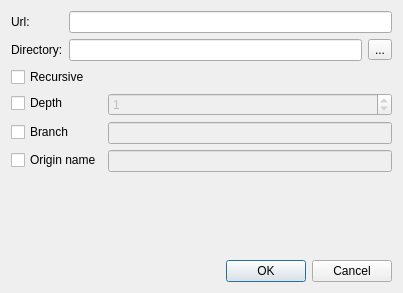
<?xml version="1.0" encoding="UTF-8"?>
<ui version="4.0">
 <class>CloneDialog</class>
 <widget class="QDialog" name="CloneDialog">
  <property name="geometry">
   <rect>
    <x>0</x>
    <y>0</y>
    <width>403</width>
    <height>293</height>
   </rect>
  </property>
  <property name="windowTitle">
   <string>Clone a repository</string>
  </property>
  <property name="windowIcon">
   <iconset theme="gitklient">
    <normaloff>.</normaloff>.</iconset>
  </property>
  <layout class="QVBoxLayout" name="verticalLayout">
   <item>
    <layout class="QFormLayout" name="formLayout">
     <item row="0" column="0">
      <widget class="QLabel" name="label">
       <property name="sizePolicy">
        <sizepolicy hsizetype="Maximum" vsizetype="Preferred">
         <horstretch>0</horstretch>
         <verstretch>0</verstretch>
        </sizepolicy>
       </property>
       <property name="text">
        <string>Url:</string>
       </property>
      </widget>
     </item>
     <item row="1" column="0">
      <widget class="QLabel" name="label_2">
       <property name="text">
        <string>Directory:</string>
       </property>
      </widget>
     </item>
     <item row="1" column="1">
      <layout class="QHBoxLayout" name="horizontalLayout_4">
       <item>
        <widget class="QLineEdit" name="lineEditPath"/>
       </item>
       <item>
        <widget class="QToolButton" name="toolButtonBrowseLocalPath">
         <property name="text">
          <string>...</string>
         </property>
        </widget>
       </item>
      </layout>
     </item>
     <item row="0" column="1">
      <widget class="QLineEdit" name="lineEditUrl"/>
     </item>
    </layout>
   </item>
   <item>
    <layout class="QFormLayout" name="formLayout_2">
     <item row="0" column="0">
      <widget class="QCheckBox" name="checkBoxRecursive">
       <property name="text">
        <string>Recursive</string>
       </property>
      </widget>
     </item>
     <item row="1" column="0">
      <widget class="QCheckBox" name="checkBoxDepth">
       <property name="text">
        <string>Depth</string>
       </property>
      </widget>
     </item>
     <item row="1" column="1">
      <widget class="QSpinBox" name="spinBoxDepth">
       <property name="enabled">
        <bool>false</bool>
       </property>
       <property name="maximum">
        <number>99999</number>
       </property>
       <property name="value">
        <number>1</number>
       </property>
      </widget>
     </item>
     <item row="2" column="0">
      <widget class="QCheckBox" name="checkBoxBranch">
       <property name="text">
        <string>Branch</string>
       </property>
      </widget>
     </item>
     <item row="2" column="1">
      <widget class="QLineEdit" name="lineEditBranch">
       <property name="enabled">
        <bool>false</bool>
       </property>
      </widget>
     </item>
     <item row="3" column="0">
      <widget class="QCheckBox" name="checkBoxOriginName">
       <property name="text">
        <string>Origin name</string>
       </property>
      </widget>
     </item>
     <item row="3" column="1">
      <widget class="QLineEdit" name="lineEditOriginName">
       <property name="enabled">
        <bool>false</bool>
       </property>
      </widget>
     </item>
    </layout>
   </item>
   <item>
    <spacer name="verticalSpacer">
     <property name="orientation">
      <enum>Qt::Vertical</enum>
     </property>
     <property name="sizeHint" stdset="0">
      <size>
       <width>20</width>
       <height>63</height>
      </size>
     </property>
    </spacer>
   </item>
   <item>
    <widget class="QDialogButtonBox" name="buttonBox">
     <property name="standardButtons">
      <set>QDialogButtonBox::Cancel|QDialogButtonBox::Ok</set>
     </property>
    </widget>
   </item>
  </layout>
 </widget>
 <tabstops>
  <tabstop>lineEditUrl</tabstop>
  <tabstop>lineEditPath</tabstop>
  <tabstop>toolButtonBrowseLocalPath</tabstop>
  <tabstop>checkBoxDepth</tabstop>
  <tabstop>spinBoxDepth</tabstop>
  <tabstop>checkBoxRecursive</tabstop>
  <tabstop>checkBoxBranch</tabstop>
  <tabstop>lineEditBranch</tabstop>
  <tabstop>checkBoxOriginName</tabstop>
  <tabstop>lineEditOriginName</tabstop>
 </tabstops>
 <resources/>
 <connections>
  <connection>
   <sender>checkBoxBranch</sender>
   <signal>toggled(bool)</signal>
   <receiver>lineEditBranch</receiver>
   <slot>setEnabled(bool)</slot>
   <hints>
    <hint type="sourcelabel">
     <x>39</x>
     <y>142</y>
    </hint>
    <hint type="destinationlabel">
     <x>171</x>
     <y>139</y>
    </hint>
   </hints>
  </connection>
  <connection>
   <sender>checkBoxOriginName</sender>
   <signal>toggled(bool)</signal>
   <receiver>lineEditOriginName</receiver>
   <slot>setEnabled(bool)</slot>
   <hints>
    <hint type="sourcelabel">
     <x>44</x>
     <y>175</y>
    </hint>
    <hint type="destinationlabel">
     <x>189</x>
     <y>170</y>
    </hint>
   </hints>
  </connection>
  <connection>
   <sender>checkBoxDepth</sender>
   <signal>toggled(bool)</signal>
   <receiver>spinBoxDepth</receiver>
   <slot>setEnabled(bool)</slot>
   <hints>
    <hint type="sourcelabel">
     <x>52</x>
     <y>85</y>
    </hint>
    <hint type="destinationlabel">
     <x>144</x>
     <y>81</y>
    </hint>
   </hints>
  </connection>
  <connection>
   <sender>buttonBox</sender>
   <signal>rejected()</signal>
   <receiver>CloneDialog</receiver>
   <slot>reject()</slot>
   <hints>
    <hint type="sourcelabel">
     <x>186</x>
     <y>271</y>
    </hint>
    <hint type="destinationlabel">
     <x>163</x>
     <y>241</y>
    </hint>
   </hints>
  </connection>
 </connections>
</ui>
